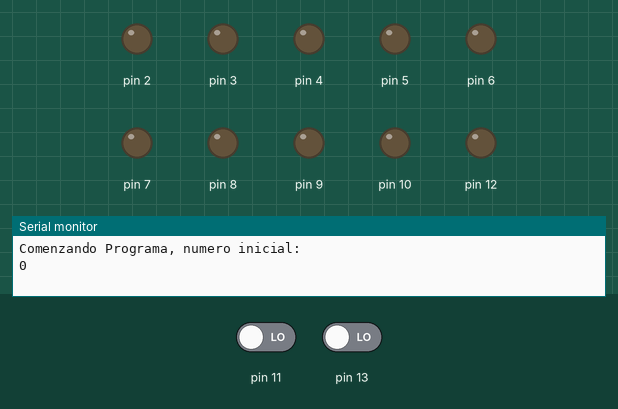
This sketch was run on a simulated Arduino Uno, built with avr-gcc and run on an emulated ATmega328P. On the bench: output pins drawn as LEDs (lit = HIGH), the last lines printed to the serial monitor. Dashed ring = blinking. The inputs (shaded band) are chosen by the test bench; at power-on: pin 11 LOW, pin 13 LOW. Random numbers use the default seed unless the sketch sets one.

Above: at 1.2 s.
1.3 s: pin 11 driven HIGH
At 2.1 s:
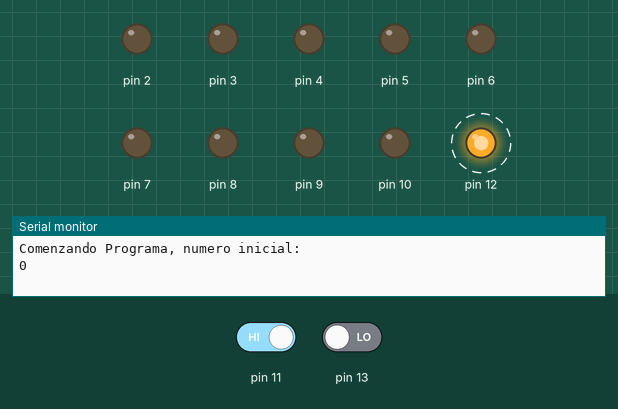
4.3 s: pin 11 driven LOW
6.8 s: pin 13 driven HIGH
At 7.5 s:
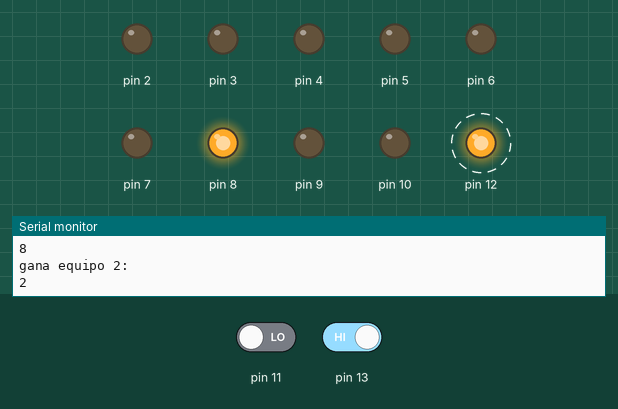
9.8 s: pin 13 driven LOW
12.3 s: pin 11 driven HIGH
At 12.8 s:
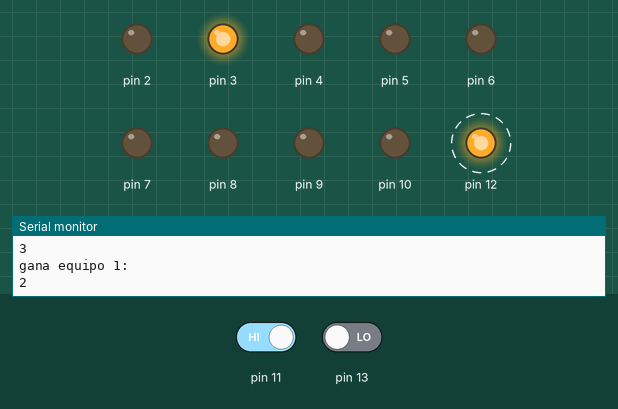
Timing chart, 0 to 25.8 s (numbered marks = the images above; inputs shaded):
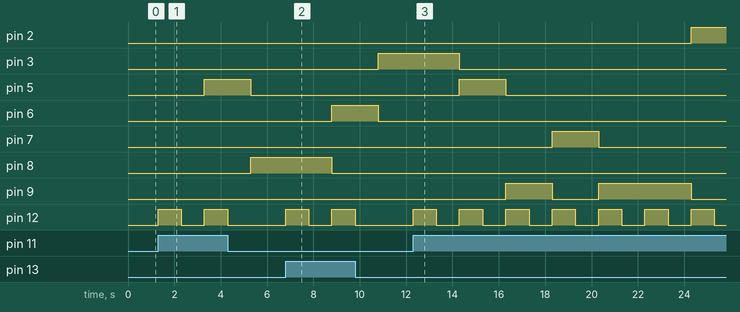

The sketch:

maquina_agilidad1.ino
```cpp
// C++ code
//
int numero = 0;

int e1 = 0;

int e2 = 0;

void setup()
{
  Serial.begin(9600);
  pinMode(13, INPUT);
  pinMode(12, OUTPUT);
  pinMode(11, INPUT);
  pinMode(10, OUTPUT);
  pinMode(2, OUTPUT);
  pinMode(3, OUTPUT);
  pinMode(4, OUTPUT);
  pinMode(5, OUTPUT);
  pinMode(6, OUTPUT);
  pinMode(7, OUTPUT);
  pinMode(8, OUTPUT);
  pinMode(9, OUTPUT);

  numero = 0;
  Serial.println("Comenzando Programa, numero inicial: ");
  Serial.println(numero);
}

void loop()
{
  if (digitalRead(13) == 1) {
    numero = 0;
    e1 += 1;
    digitalWrite(12, HIGH);
    delay(1000); // Wait for 1000 millisecond(s)
    digitalWrite(12, LOW);
    delay(1000); // Wait for 1000 millisecond(s)
    numero = random(1, 9 + 1);
    Serial.println(numero);
    Serial.println("gana equipo 1:");
    Serial.println(e1);
  }
  if (digitalRead(11) == 1) {
    numero = 0;
    e2 += 1;
    digitalWrite(12, HIGH);
    delay(1000); // Wait for 1000 millisecond(s)
    digitalWrite(12, LOW);
    delay(1000); // Wait for 1000 millisecond(s)
    numero = random(1, 9 + 1);
    Serial.println(numero);
    Serial.println("gana equipo 2:");
    Serial.println(e2);
  }

  if (numero == 1) {
    digitalWrite(10, HIGH);
  } else {
    digitalWrite(10, LOW);
  }
  if (numero == 2) {
    digitalWrite(2, HIGH);
  } else {
    digitalWrite(2, LOW);
  }
  if (numero == 3) {
    digitalWrite(3, HIGH);
  } else {
    digitalWrite(3, LOW);
  }
  if (numero == 4) {
    digitalWrite(4, HIGH);
  } else {
    digitalWrite(4, LOW);
  }
  if (numero == 5) {
    digitalWrite(5, HIGH);
  } else {
    digitalWrite(5, LOW);
  }
  if (numero == 6) {
    digitalWrite(6, HIGH);
  } else {
    digitalWrite(6, LOW);
  }
  if (numero == 7) {
    digitalWrite(7, HIGH);
  } else {
    digitalWrite(7, LOW);
  }
  if (numero == 8) {
    digitalWrite(8, HIGH);
  } else {
    digitalWrite(8, LOW);
  }
  if (numero == 9) {
    digitalWrite(9, HIGH);
  } else {
    digitalWrite(9, LOW);
  }
}
```

Measured:
- after the input at 1.3 s, pin 5: LOW → HIGH after 2.0 s; pin 12: LOW → HIGH at once, → LOW 1.0 s later, → HIGH 1.0 s later
- after the input at 6.8 s, pin 6: LOW → HIGH after 2.0 s; pin 8: HIGH → LOW after 2.0 s; pin 12: LOW → HIGH at once, → LOW 1.0 s later, → HIGH 1.0 s later
- after the input at 12.3 s, pin 2: LOW → HIGH after 12.0 s; pin 3: HIGH → LOW after 2.0 s; pin 5: LOW → HIGH after 2.0 s, → LOW 2.0 s later; pin 7: LOW → HIGH after 6.0 s, → LOW 2.0 s later; pin 9: LOW → HIGH after 4.0 s, → LOW 2.0 s later, → HIGH 2.0 s later, → LOW 4.0 s later
